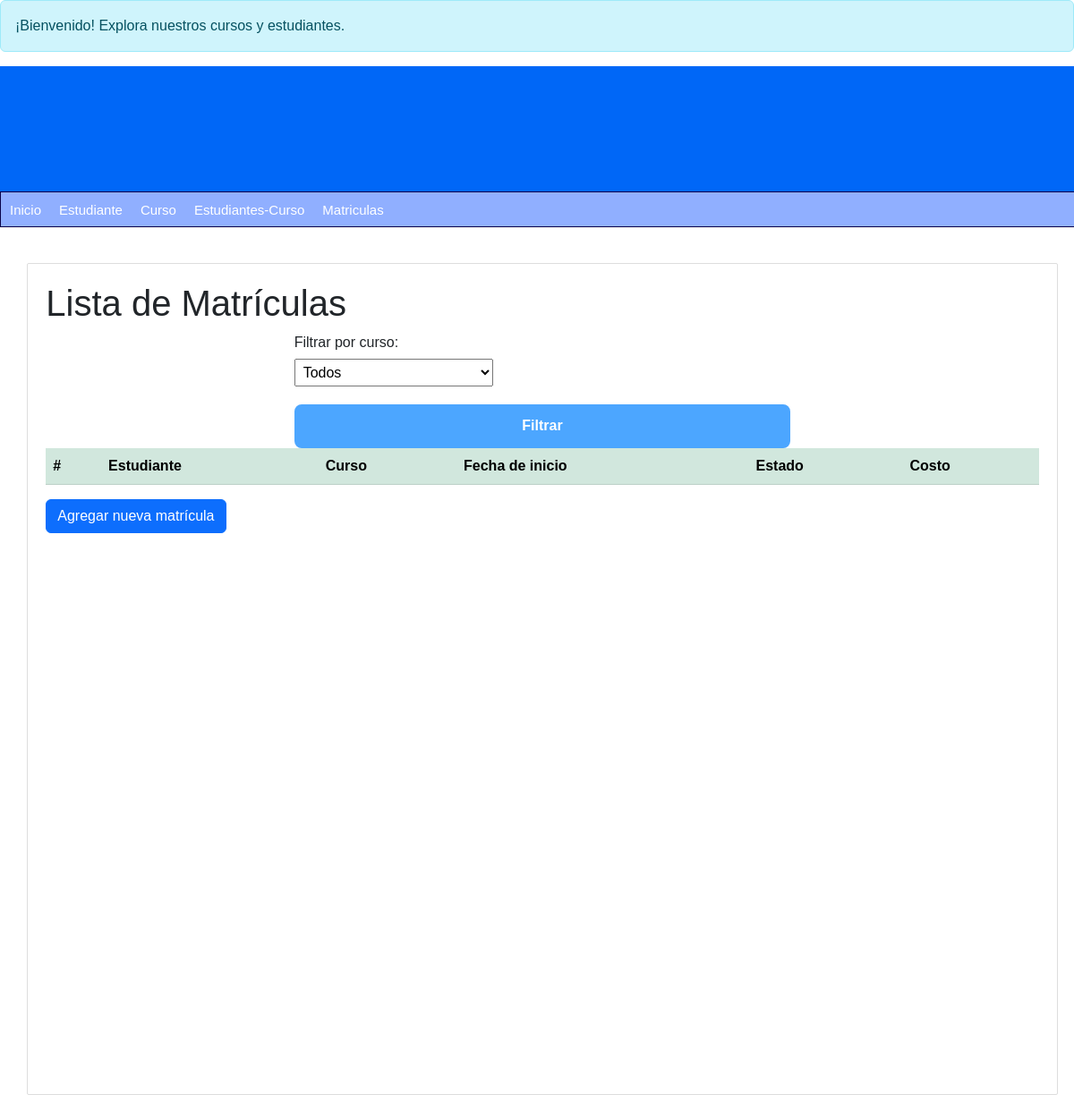
Page /matriculas/ on the earlier database version.
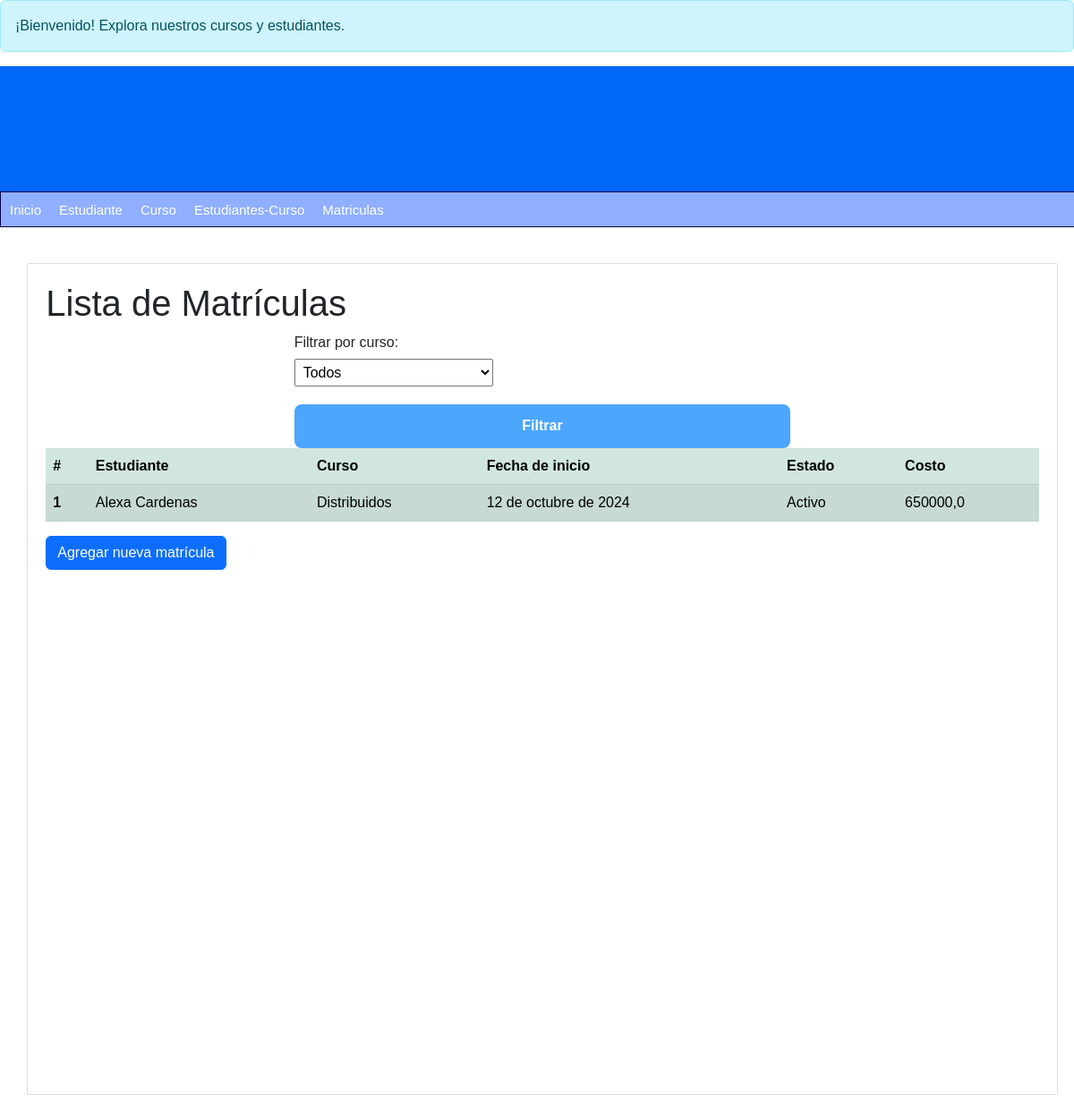
Same page on the later database version.
### matricula/models.py (models this page shows, shortened)
class Matricula(models.Model):
    estado = models.CharField(max_length=150)
    fecha_inicio = models.DateField()
    costo = models.DecimalField(max_digits=8, decimal_places=1)
    estudiante_curso = models.ForeignKey(EstudianteCurso, on_delete=models.SET_NULL, null=True)
    class Meta:
        db_table = 'Matriculas'

### estudiante_curso/models.py (models this page shows, shortened)
class EstudianteCurso(models.Model):
    estudiante = models.ForeignKey(Persona, on_delete=models.SET_NULL, null = True, related_name='cursos', limit_choices_to={'rol':'Estudiante'})
    curso = models.ForeignKey(Curso, on_delete=models.SET_NULL, null= True)
    fechaInicio = models.DateField()
    fechaFinal = models.DateField()
    estado = models.CharField(max_length=100)
    notaFinal = models.DecimalField(max_digits=3, decimal_places=2)
    class Meta:
        db_table = 'Estudiante_Cursos'

### persona/models.py (models this page shows, shortened)
class Persona(models.Model):
    nombre = models.CharField(max_length=100)
    apellidos = models.CharField(max_length=100)
    dni = models.CharField(max_length=10)
    telefono = models.CharField(max_length=10)
    email = models.EmailField()
    fecha_nacimiento = models.DateField()
    rol = models.CharField(max_length=20)
    create_at = models.DateTimeField(auto_now=True)
    class Meta:
        db_table = 'Persona'

### curso/models.py (models this page shows, shortened)
class Curso(models.Model):
    nombre = models.CharField(max_length=100)
    capacidad_max = models.IntegerField()
    profesor = models.ForeignKey(Persona, limit_choices_to={'rol': 'profesor'},on_delete=models.CASCADE)
    create_at = models.DateTimeField(auto_now=True)
    estudiantes = models.ManyToManyField(Persona, related_name='cursos_estudiante', blank=True)
    class Meta:
        db_table = 'Curso'

### matricula/views.py (the view)
# urls.py: path('matriculas/', lista_matriculas, name='lista-matriculas'),
def lista_matriculas(request):
    cursos = Curso.objects.all()
    curso_filtrado = request.GET.get('curso')
    if curso_filtrado:
        matriculas = Matricula.objects.filter(estudiante_curso__curso__nombre=curso_filtrado)
    else:
        matriculas = Matricula.objects.all()
    return render(request, 'lista_matricula.html', {
        'title': 'Lista de Matrículas',
        'matriculas': matriculas,
        'cursos': cursos,
        'curso_filtrado': curso_filtrado
    })

### matricula/templates/lista_matricula.html (shortened to what this page needs)
{% extends "index.html" %}
{% block content %}
<h1>{{ title }}</h1>
<form method="GET" action="">
    <label for="curso">Filtrar por curso:</label>
    <select name="curso" id="curso">
        <option value="">Todos</option>
    </select>
    <button type="submit" class="filter-button">Filtrar</button>
</form>
<table class="table table-success table-striped">
    <thead>
        <tr>
            <th scope="col">#</th>
            <th scope="col">Estudiante</th>
            <th scope="col">Curso</th>
            <th scope="col">Fecha de inicio</th>
            <th scope="col">Estado</th>
            <th scope="col">Costo</th>
        </tr>
    </thead>
    <tbody>
        {% for matricula in matriculas %}
        <tr>
            <th scope="row">{{ forloop.counter }}</th>
            <td>{{ matricula.estudiante_curso.estudiante.nombre }} {{ matricula.estudiante_curso.estudiante.apellidos }}</td>
            <td>{{ matricula.estudiante_curso.curso.nombre }}</td>
            <td>{{ matricula.fecha_inicio }}</td>
            <td>
                <span class="
                    {% if matricula.estado == 'Activo' %} estado-activo
                    {% elif matricula.estado == 'Suspendido' %} estado-suspendido
                    {% elif matricula.estado == 'Finalizado' %} estado-finalizado
                    {% endif %}
                ">
                    {{ matricula.estado }}
                </span>
            </td>
            <td>{{ matricula.costo }}</td>
        </tr>
        {% endfor %}
    </tbody>
</table>
<a href="{% url 'formulario_matricula' %}" class="btn btn-primary">Agregar nueva matrícula</a>
{% endblock %}

Differences in the rows shown:
added Matricula: estudiante_curso.estudiante.nombre "Alexa", estudiante_curso.estudiante.apellidos "Cardenas", estudiante_curso.curso.nombre "Distribuidos", fecha_inicio "12 de octubre de 2024", estado "Activo", costo "650000,0"
